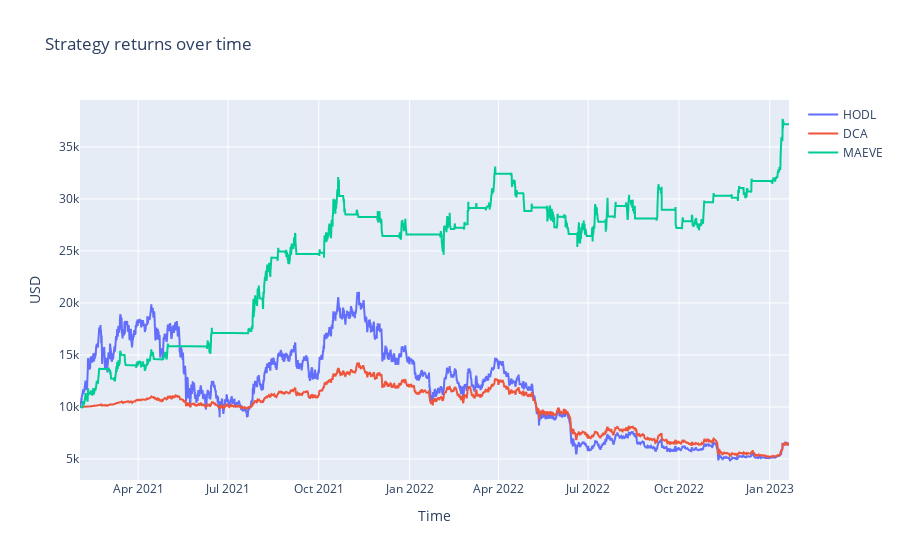

Here is the notebook cell this chart was saved with:
### Code cell
figs['alltime']

### Figure 1 — Plotly figure (JSON) as saved in the notebook; plotly's stock layout.template omitted (floating-point values rounded to 4 significant figures; data arrays with more than 128 entries replaced by an {"elided": "..."} marker saying what was removed)
{"data": [{"name": "HODL", "type": "scatter", "x": {"elided": "17017 str values"}, "y": {"elided": "17017 float values"}}, {"name": "DCA", "type": "scatter", "x": {"elided": "17017 str values"}, "y": {"elided": "17017 float values"}}, {"name": "MAEVE", "type": "scatter", "x": {"elided": "17017 str values"}, "y": {"elided": "17017 float values"}}], "layout": {"title": {"text": "Strategy returns over time"}, "xaxis": {"title": {"text": "Time"}}, "yaxis": {"title": {"text": "USD"}}}}
